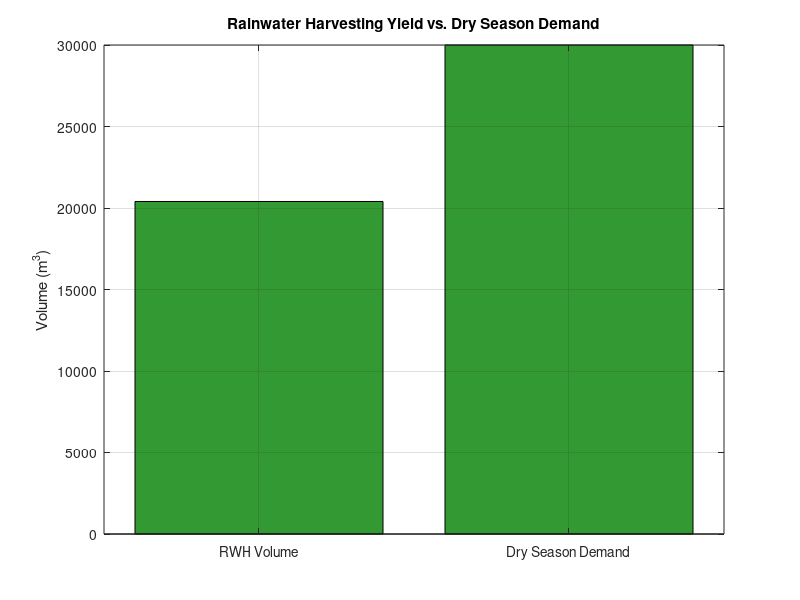
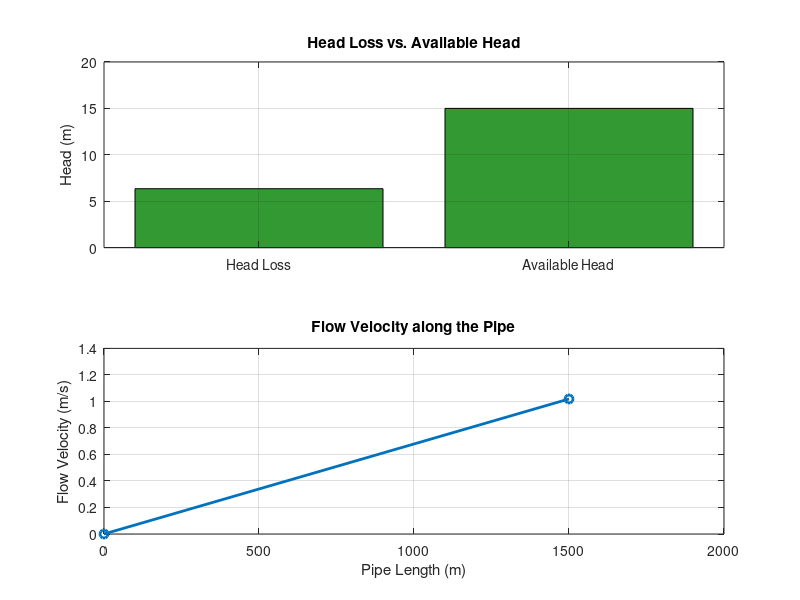
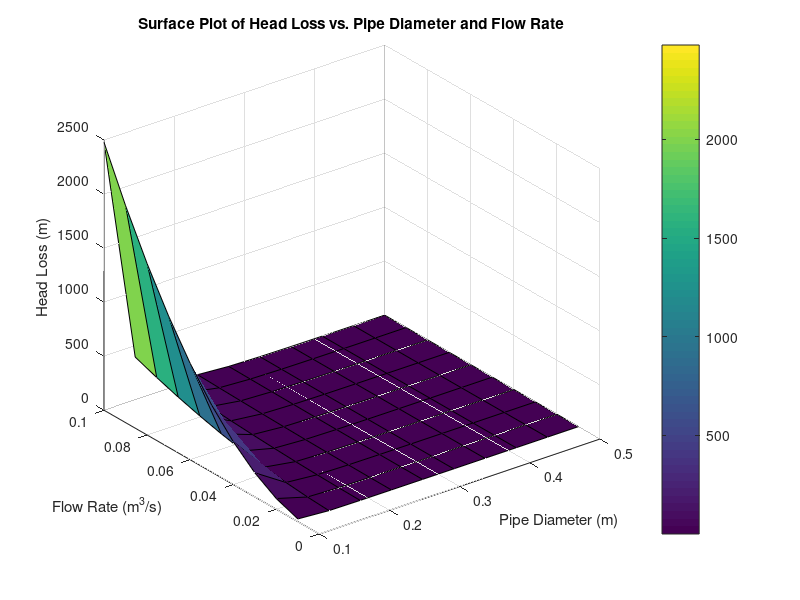
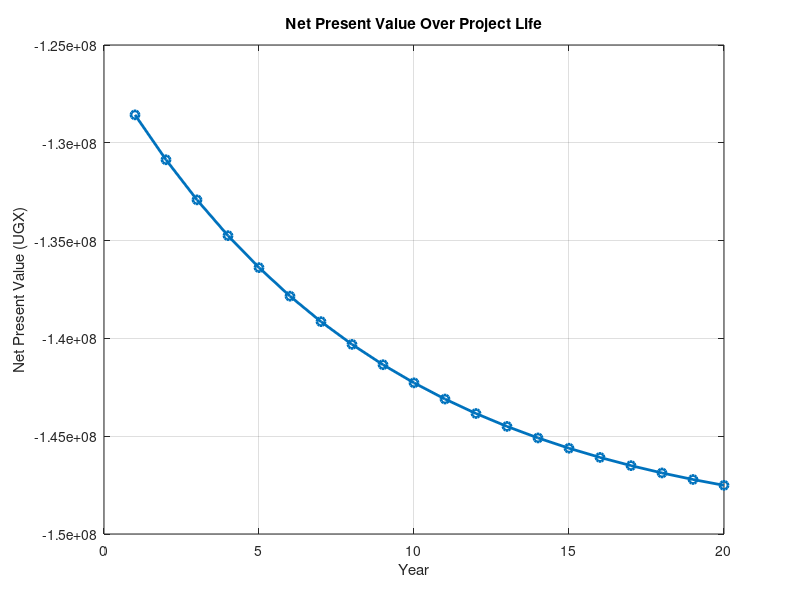

Reproduce these figures in MATLAB, in order.
%% Busitema University Water Management System Design (MATLAB Simulation)
% This script simulates the key design calculations required for the
% Rainwater Harvesting (RWH) and Gravity Flow Irrigation (GFI) systems
% for the Busitema University farm.

clear; close all; clc;

% --- GLOBAL CONSTANTS & ASSUMPTIONS ---
g = 9.81;       % Acceleration due to gravity (m/s^2)
rho = 1000;     % Density of water (kg/m^3)
nu = 1.004e-6;  % Kinematic viscosity of water at 20C (m^2/s)

fprintf('--- Busitema University Water System Design Analysis ---\n');
fprintf('This simulation focuses on RWH yield and Gravity Flow hydraulics.\n\n');

%% SECTION 1: RAINWATER HARVESTING (RWH) SYSTEM DESIGN & YIELD
% Input Parameters for RWH
A_catchment = 20000;    % Effective Catchment Area of Bukade Hill (m^2)
P_annual = 1.2;         % Average Annual Rainfall (m/year)
C_runoff = 0.85;        % Runoff Coefficient (dimensionless)
V_demand_dry = 30000;   % Estimated Dry Season Irrigation Demand (m^3)

% Calculation: Potential Harvestable Volume (V_RWH)
V_RWH = A_catchment * P_annual * C_runoff;

fprintf('1. RAINWATER HARVESTING YIELD ANALYSIS\n');
fprintf('   Catchment Area: %g m^2\n', A_catchment);
fprintf('   Annual Rainfall: %g m\n', P_annual);
fprintf('   Runoff Coefficient: %g\n', C_runoff);
fprintf('   -----------------------------------------\n');
fprintf('   Calculated Annual RWH Volume (V_RWH): %.2f m^3\n', V_RWH);
fprintf('   Dry Season Demand (V_Demand): %.2f m^3\n', V_demand_dry);

% Required storage capacity
if V_RWH >= V_demand_dry
    Storage_Required = 0;
    fprintf('   Conclusion: Annual RWH volume meets dry season demand.\n');
else
    Storage_Required = V_demand_dry; 
    fprintf('   Conclusion: Storage required is the full dry season demand volume.\n');
end
fprintf('   Design Storage Capacity Target: %.2f m^3\n\n', Storage_Required);

% Visualization of RWH Yield
figure;
bar([V_RWH, V_demand_dry], 'FaceColor', [0.2 0.6 0.2]);
set(gca, 'XTickLabel', {'RWH Volume', 'Dry Season Demand'});
ylabel('Volume (m^3)');
title('Rainwater Harvesting Yield vs. Dry Season Demand');
grid on;

%% SECTION 2: GRAVITY FLOW IRRIGATION (GFI) HYDRAULIC DESIGN
% Input Parameters for GFI
Q = 0.05;           % Required Flow Rate (m^3/s)
L = 1500;           % Total Pipe Length (m)
D_trial = 0.25;     % Trial Pipe Diameter (m)
e = 0.0000015;      % Pipe Roughness (m)
H_available = 15;   % Available Static Head (m)

% Hydraulic Calculations
Area = pi * (D_trial^2) / 4; 
V = Q / Area; % Flow Velocity (m/s)
Re = (V * D_trial) / nu; 
if Re > 4000
    f = 0.02; % Turbulent flow approximation
else
    f = 64 / Re; % Laminar flow
end
h_f_main = f * (L / D_trial) * (V^2 / (2 * g));

fprintf('2. GRAVITY FLOW IRRIGATION HYDRAULIC DESIGN\n');
fprintf('   Required Flow Rate (Q): %g m^3/s\n', Q);
fprintf('   Available Head (H_available): %g m\n', H_available);
fprintf('   Trial Pipe Diameter (D): %g m\n', D_trial);
fprintf('   Flow Velocity (V): %.2f m/s\n', V);
fprintf('   Reynolds Number (Re): %.2e\n', Re);
fprintf('   Friction Factor (f): %.4f\n', f);
fprintf('   -----------------------------------------\n');
fprintf('   Calculated Head Loss (h_f) over %g m: %.2f m\n', L, h_f_main);

% Check Head Adequacy
if h_f_main < H_available
    Pressure_Head_Remaining = H_available - h_f_main;
    fprintf('   Status: SUCCESS. Remaining Pressure Head: %.2f m\n', Pressure_Head_Remaining);
else
    fprintf('   Status: FAILURE. Head loss exceeds available head.\n');
end
fprintf('\n');

% Visualization of Flow Dynamics
figure;
subplot(2,1,1);
bar([h_f_main, H_available], 'FaceColor', [0.2 0.6 0.2]);
set(gca, 'XTickLabel', {'Head Loss', 'Available Head'});
ylabel('Head (m)');
title('Head Loss vs. Available Head');
grid on;

subplot(2,1,2);
plot([0, L], [0, V], '-o', 'LineWidth', 2);
xlabel('Pipe Length (m)');
ylabel('Flow Velocity (m/s)');
title('Flow Velocity along the Pipe');
grid on;

% Surface Plot for Head Loss vs. Pipe Diameter and Flow Rate
D_values = linspace(0.1, 0.5, 10); % Diameter range (m)
Q_values = linspace(0.01, 0.1, 10); % Flow rate range (m^3/s)
[Diameters, FlowRates] = meshgrid(D_values, Q_values);
HeadLoss = zeros(size(Diameters));

for i = 1:length(D_values)
    for j = 1:length(Q_values)
        Area = pi * (Diameters(i,j)^2) / 4; 
        V = FlowRates(i,j) / Area; % Flow Velocity (m/s)
        Re = (V * Diameters(i,j)) / nu; 
        if Re > 4000
            f = 0.02; % Turbulent flow approximation
        else
            f = 64 / Re; % Laminar flow
        end
        HeadLoss(i,j) = f * (L / Diameters(i,j)) * (V^2 / (2 * g)); % Head loss
    end
end

figure;
surf(Diameters, FlowRates, HeadLoss);
xlabel('Pipe Diameter (m)');
ylabel('Flow Rate (m^3/s)');
zlabel('Head Loss (m)');
title('Surface Plot of Head Loss vs. Pipe Diameter and Flow Rate');
colorbar;
grid on;

%% SECTION 3: ECONOMIC ANALYSIS
% Input Parameters for Economic Model
Initial_Cost = 150000000; % Total Capital Cost (UGX)
Project_Life = 20;        % Project life (years)
Discount_Rate = 0.12;     % Discount rate
Annual_Benefit = 25000000; % Annual savings (UGX)
Annual_O_M = 1000000;     % Annual O&M Cost (UGX)

% Calculation: Net Present Value (NPV)
Net_Cash_Flows = Annual_Benefit - Annual_O_M;
NPV = -Initial_Cost; 

for year = 1:Project_Life
    NPV = NPV + (Net_Cash_Flows / ((1 + Discount_Rate)^year));
end

fprintf('3. ECONOMIC VIABILITY ANALYSIS\n');
fprintf('   Initial Capital Cost: %g UGX\n', Initial_Cost);
fprintf('   Net Annual Cash Flow: %g UGX\n', Net_Cash_Flows);
fprintf('   Discount Rate: %.0f%%\n', Discount_Rate * 100);
fprintf('   -----------------------------------------\n');
fprintf('   Calculated Net Present Value (NPV): %.2f UGX\n', NPV);

if NPV > 0
    fprintf('   Conclusion: The project is economically VIABLE (NPV > 0).\n');
else
    fprintf('   Conclusion: The project is not economically viable.\n');
end

% Visualization of Economic Analysis
figure;
years = 1:Project_Life;
cash_flows = Net_Cash_Flows * ones(size(years));
npv_values = zeros(size(years));

for year = 1:Project_Life
    npv_values(year) = -Initial_Cost + (Net_Cash_Flows / ((1 + Discount_Rate)^year));
end

plot(years, npv_values, '-o', 'LineWidth', 2);
xlabel('Year');
ylabel('Net Present Value (UGX)');
title('Net Present Value Over Project Life');
grid on;

% Surface Plot for NPV Analysis
Discount_Rates = linspace(0.01, 0.20, 20);
Annual_Benefits = linspace(20000000, 30000000, 20);
[DR, AB] = meshgrid(Discount_Rates, Annual_Benefits);
NPV_Surface = zeros(size(DR));

for i = 1:length(Discount_Rates)
    for j = 1:length(Annual_Benefits)
        Net_Cash_Flows = AB(i,j) - Annual_O_M;
        NPV_Temp = -Initial_Cost; 
        for year = 1:Project_Life
            NPV_Temp = NPV_Temp + (Net_Cash_Flows / ((1 + DR(i,j))^year));
        end
        NPV_Surface(i,j) = NPV_Temp;
    end
end

figure;
surf(DR, AB, NPV_Surface);
xlabel('Discount Rate');
ylabel('Annual Benefit (UGX)');
zlabel('Net Present Value (UGX)');
title('Surface Plot of NPV Analysis');
colorbar;
grid on;

%% SECTION 4: CONTROL EXPERIMENT (Performance Comparison)
fprintf('\n4. CONTROL EXPERIMENT RESULTS\n');
fprintf('   Metric 1: Pumping Energy Cost per m^3:\n');
fprintf('     - Existing Pumped System: 520 UGX/m^3\n');
fprintf('     - New Gravity System:      0 UGX/m^3\n');
fprintf('   Metric 2: Water Delivery Reliability:\n');
fprintf('     - Existing Pumped System: 65%%\n');
fprintf('     - New Gravity System:      95%%\n');

% --- END OF SIMULATION ---
disp('-----------------------------------------');
disp('Simulation complete. Review the design parameters and results.');